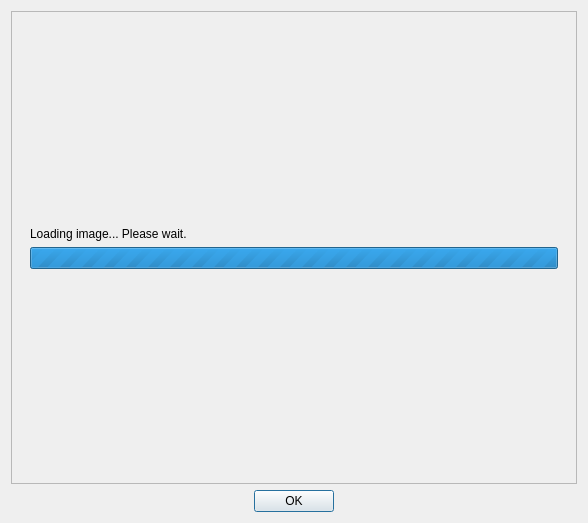
<?xml version="1.0" encoding="UTF-8"?>
<ui version="4.0">
 <class>ImagePreviewDialog</class>
 <widget class="QDialog" name="ImagePreviewDialog">
  <property name="geometry">
   <rect>
    <x>0</x>
    <y>0</y>
    <width>588</width>
    <height>523</height>
   </rect>
  </property>
  <property name="windowTitle">
   <string>Image View</string>
  </property>
  <layout class="QVBoxLayout" name="verticalLayout">
   <item>
    <widget class="QScrollArea" name="scrollArea">
     <property name="widgetResizable">
      <bool>true</bool>
     </property>
     <property name="alignment">
      <set>Qt::AlignCenter</set>
     </property>
     <widget class="QWidget" name="scrollAreaWidgetContents">
      <property name="geometry">
       <rect>
        <x>0</x>
        <y>0</y>
        <width>568</width>
        <height>474</height>
       </rect>
      </property>
      <layout class="QHBoxLayout" name="horizontalLayout_2">
       <item>
        <widget class="QStackedWidget" name="stackedWidget">
         <property name="currentIndex">
          <number>1</number>
         </property>
         <widget class="QWidget" name="page">
          <layout class="QHBoxLayout" name="horizontalLayout" stretch="1">
           <item>
            <widget class="QLabel" name="imageLabel">
             <property name="text">
              <string>&lt;No image&gt;</string>
             </property>
             <property name="alignment">
              <set>Qt::AlignCenter</set>
             </property>
            </widget>
           </item>
          </layout>
         </widget>
         <widget class="QWidget" name="page_2">
          <layout class="QVBoxLayout" name="verticalLayout_3">
           <item>
            <spacer name="verticalSpacer_2">
             <property name="orientation">
              <enum>Qt::Vertical</enum>
             </property>
             <property name="sizeHint" stdset="0">
              <size>
               <width>20</width>
               <height>40</height>
              </size>
             </property>
            </spacer>
           </item>
           <item>
            <widget class="QLabel" name="label">
             <property name="text">
              <string>Loading image... Please wait.</string>
             </property>
             <property name="wordWrap">
              <bool>true</bool>
             </property>
            </widget>
           </item>
           <item>
            <widget class="QProgressBar" name="progressBar">
             <property name="maximum">
              <number>0</number>
             </property>
             <property name="value">
              <number>-1</number>
             </property>
             <property name="format">
              <string/>
             </property>
            </widget>
           </item>
           <item>
            <spacer name="verticalSpacer">
             <property name="orientation">
              <enum>Qt::Vertical</enum>
             </property>
             <property name="sizeHint" stdset="0">
              <size>
               <width>20</width>
               <height>40</height>
              </size>
             </property>
            </spacer>
           </item>
          </layout>
         </widget>
        </widget>
       </item>
      </layout>
     </widget>
    </widget>
   </item>
   <item>
    <widget class="QDialogButtonBox" name="buttonBox">
     <property name="orientation">
      <enum>Qt::Horizontal</enum>
     </property>
     <property name="standardButtons">
      <set>QDialogButtonBox::Ok</set>
     </property>
     <property name="centerButtons">
      <bool>true</bool>
     </property>
    </widget>
   </item>
  </layout>
 </widget>
 <resources/>
 <connections>
  <connection>
   <sender>buttonBox</sender>
   <signal>accepted()</signal>
   <receiver>ImagePreviewDialog</receiver>
   <slot>accept()</slot>
   <hints>
    <hint type="sourcelabel">
     <x>248</x>
     <y>254</y>
    </hint>
    <hint type="destinationlabel">
     <x>157</x>
     <y>274</y>
    </hint>
   </hints>
  </connection>
  <connection>
   <sender>buttonBox</sender>
   <signal>rejected()</signal>
   <receiver>ImagePreviewDialog</receiver>
   <slot>reject()</slot>
   <hints>
    <hint type="sourcelabel">
     <x>316</x>
     <y>260</y>
    </hint>
    <hint type="destinationlabel">
     <x>286</x>
     <y>274</y>
    </hint>
   </hints>
  </connection>
 </connections>
</ui>
